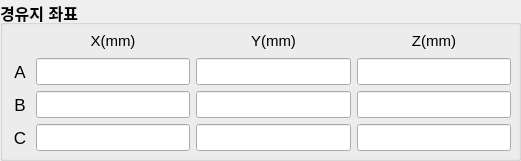
   <widget class="QGroupBox" name="groupBox_4">
    <property name="geometry">
     <rect>
      <x>380</x>
      <y>350</y>
      <width>521</width>
      <height>161</height>
     </rect>
    </property>
    <property name="font">
     <font>
      <pointsize>12</pointsize>
      <bold>true</bold>
     </font>
    </property>
    <property name="title">
     <string>경유지 좌표</string>
    </property>
    <widget class="QWidget" name="gridLayoutWidget">
     <property name="geometry">
      <rect>
       <x>10</x>
       <y>30</y>
       <width>501</width>
       <height>121</height>
      </rect>
     </property>
     <layout class="QGridLayout" name="gridLayout_4">
      <item row="3" column="1">
       <widget class="QLineEdit" name="lineEdit_C_x">
        <property name="readOnly">
         <bool>true</bool>
        </property>
       </widget>
      </item>
      <item row="3" column="3">
       <widget class="QLineEdit" name="lineEdit_C_z">
        <property name="readOnly">
         <bool>true</bool>
        </property>
       </widget>
      </item>
      <item row="0" column="2">
       <widget class="QLabel" name="label_9">
        <property name="font">
         <font>
          <pointsize>11</pointsize>
          <bold>false</bold>
         </font>
        </property>
        <property name="text">
         <string>Y(mm)</string>
        </property>
        <property name="alignment">
         <set>Qt::AlignCenter</set>
        </property>
       </widget>
      </item>
      <item row="1" column="1">
       <widget class="QLineEdit" name="lineEdit_A_x">
        <property name="readOnly">
         <bool>true</bool>
        </property>
       </widget>
      </item>
      <item row="0" column="3">
       <widget class="QLabel" name="label_10">
        <property name="font">
         <font>
          <pointsize>11</pointsize>
          <bold>false</bold>
         </font>
        </property>
        <property name="text">
         <string>Z(mm)</string>
        </property>
        <property name="alignment">
         <set>Qt::AlignCenter</set>
        </property>
       </widget>
      </item>
      <item row="2" column="0">
       <widget class="QLabel" name="label_4">
        <property name="font">
         <font>
          <family>Ubuntu</family>
          <pointsize>13</pointsize>
          <bold>false</bold>
         </font>
        </property>
        <property name="text">
         <string>B</string>
        </property>
        <property name="alignment">
         <set>Qt::AlignCenter</set>
        </property>
       </widget>
      </item>
      <item row="0" column="1">
       <widget class="QLabel" name="label_8">
        <property name="font">
         <font>
          <pointsize>11</pointsize>
          <bold>false</bold>
         </font>
        </property>
        <property name="text">
         <string>X(mm)</string>
        </property>
        <property name="alignment">
         <set>Qt::AlignCenter</set>
        </property>
       </widget>
      </item>
      <item row="1" column="0">
       <widget class="QLabel" name="label">
        <property name="minimumSize">
         <size>
          <width>20</width>
          <height>0</height>
         </size>
        </property>
        <property name="font">
         <font>
          <family>Ubuntu</family>
          <pointsize>13</pointsize>
          <bold>false</bold>
         </font>
        </property>
        <property name="text">
         <string>A</string>
        </property>
        <property name="alignment">
         <set>Qt::AlignCenter</set>
        </property>
       </widget>
      </item>
      <item row="1" column="3">
       <widget class="QLineEdit" name="lineEdit_A_z">
        <property name="readOnly">
         <bool>true</bool>
        </property>
       </widget>
      </item>
      <item row="3" column="0">
       <widget class="QLabel" name="label_7">
        <property name="font">
         <font>
          <family>Ubuntu</family>
          <pointsize>13</pointsize>
          <bold>false</bold>
         </font>
        </property>
        <property name="text">
         <string>C</string>
        </property>
        <property name="alignment">
         <set>Qt::AlignCenter</set>
        </property>
       </widget>
      </item>
      <item row="2" column="3">
       <widget class="QLineEdit" name="lineEdit_B_z">
        <property name="readOnly">
         <bool>true</bool>
        </property>
       </widget>
      </item>
      <item row="2" column="2">
       <widget class="QLineEdit" name="lineEdit_B_y">
        <property name="readOnly">
         <bool>true</bool>
        </property>
       </widget>
      </item>
      <item row="2" column="1">
       <widget class="QLineEdit" name="lineEdit_B_x">
        <property name="readOnly">
         <bool>true</bool>
        </property>
       </widget>
      </item>
      <item row="3" column="2">
       <widget class="QLineEdit" name="lineEdit_C_y">
        <property name="readOnly">
         <bool>true</bool>
        </property>
       </widget>
      </item>
      <item row="1" column="2">
       <widget class="QLineEdit" name="lineEdit_A_y">
        <property name="readOnly">
         <bool>true</bool>
        </property>
       </widget>
      </item>
     </layout>
    </widget>
   </widget>
